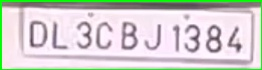
#> input picture ocr-main/output/number_plate_0.jpg, 262 x 70 px; its folder holds only this picture in this run
$ python extract_number.py
#> lines starting #> are read from the running program, lines starting #| are printed output that depends on the picture; after the words box and inside, x2 and y2 are one past the last pixel; in counts of white or black regions, pixels touching at a corner belong together
import cv2
import pytesseract
import os
import re
import numpy as np

# Set Tesseract path
pytesseract.pytesseract.tesseract_cmd = r"C:\Program Files\Tesseract-OCR\tesseract.exe"

current_directory = os.path.dirname(os.path.abspath(__file__))  # Get script's directory

# Folder containing detected number plate images
image_folder = os.path.join(current_directory, "output")
if not os.path.exists(image_folder):
    print(f"Error: The folder '{image_folder}' does not exist!")
    exit()

# OCR Config (Uses PSM 6 for better block text detection)
custom_config = r'--oem 3 --psm 6 -c tessedit_char_whitelist=ABCDEFGHIJKLMNOPQRSTUVWXYZ0123456789'

# ✅ List of valid Indian state codes
valid_state_codes = {
    "DL", "UP", "HR", "MH", "KA", "TN", "MP", "RJ", "PB", "GJ", "WB", "AP", "TS", "BR", "CG",
    "GA", "HP", "JK", "KL", "MN", "ML", "MZ", "NL", "OD", "PY", "SK", "TR", "UK", "JH", "AS"
}

# Function to clean and correct OCR mistakes
def clean_text(text):
    text = text.strip()
    text = re.sub(r'[^A-Z0-9]', '', text)  # Remove unwanted symbols
    return text  # Keep this simple for now

# Function to detect number plate color
def detect_plate_color(image):
    avg_color_per_row = np.average(image, axis=0)
    avg_color = np.average(avg_color_per_row, axis=0)

    # Convert BGR to RGB
    r, g, b = avg_color[2], avg_color[1], avg_color[0]

    # Adjust thresholds for more accurate color detection
    if r > 180 and g > 180 and b > 180:
        return "White"
    elif r > 180 and g < 120 and b < 120:
        return "Red"
    elif r < 120 and g > 180 and b < 120:
        return "Green"
    elif r < 120 and g < 120 and b > 180:
        return "Blue"
    elif r > 180 and g > 180 and b < 120:
        return "Yellow"
    else:
        return "Unknown"


# Process images in the folder
for image_name in os.listdir(image_folder):
    image_path = os.path.join(image_folder, image_name)

    # Read image
    img = cv2.imread(image_path)
#> img is the input picture: shape (70, 262, 3); mean B, G, R 203.8, 207.3, 207.9

    # Detect plate color
    plate_color = detect_plate_color(img)
#> in detect_plate_color, `avg_color_per_row = np.average(image, axis=0)`: avg_color_per_row = 262 rows, first 8: [2.93, 254.8, 0.286], [36.53, 228.6, 39.21], [180.1, 247.1, 191], [215.3, 224.7, 230.2], [215.8, 223, 231.4], [216.8, 223.9, 231.3], [215.8, 223.6, 231], [216.4, 223.8, 229.4]
#> in detect_plate_color, `avg_color = np.average(avg_color_per_row, axis=0)`: avg_color = [203.8, 207.3, 207.9]
#> in detect_plate_color, `r, g, b = avg_color[2], avg_color[1], avg_color[0]`: r = 207.9; g = 207.3; b = 203.8
#> plate_color = 'White'

    # Resize for better OCR (scaling up)
    img = cv2.resize(img, None, fx=2, fy=2, interpolation=cv2.INTER_CUBIC)
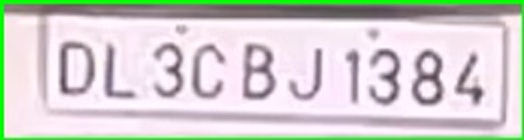
#> img: shape (140, 524, 3); mean B, G, R 203.8, 207.3, 207.9

    # Convert to Grayscale
    gray = cv2.cvtColor(img, cv2.COLOR_BGR2GRAY)
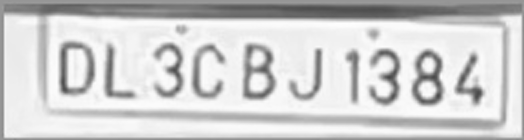
#> gray: shape (140, 524); min 71, max 254, mean 207.1

    # Apply Unsharp Mask (Sharpening)
    sharp = cv2.GaussianBlur(gray, (0, 0), 3)
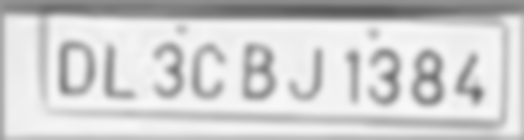
#> sharp: shape (140, 524); min 87, max 249, mean 207.3
    sharpened = cv2.addWeighted(gray, 1.5, sharp, -0.5, 0)

    # Apply Bilateral Filtering (Removes noise but keeps edges)
    filtered = cv2.bilateralFilter(sharpened, 9, 75, 75)

    # Apply Otsu's Thresholding (Better for printed text)
    _, thresh = cv2.threshold(filtered, 0, 255, cv2.THRESH_BINARY + cv2.THRESH_OTSU)
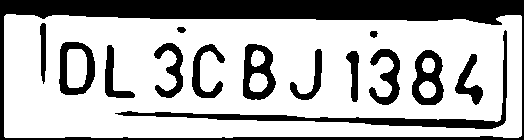
#> thresh: shape (140, 524); 70.1% white; 15 black regions, largest, box (x1, y1, x2, y2) and area: (0, 0, 524, 140) 11875, (115, 30, 507, 129) 2554, (243, 44, 276, 100) 1041

    # Debug: Save the preprocessed image to check OCR input
    debug_path = os.path.join(current_directory, f"debug_{image_name}")
    cv2.imwrite(debug_path, thresh)

    # Use Tesseract OCR
#> (the run stopped early here; a loop or call above may not have finished)

$ run again, on ocr-main/output/number_plate_1.jpg
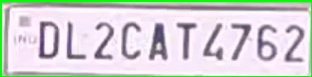
#> input picture ocr-main/output/number_plate_1.jpg, 312 x 77 px
#> img is the input picture: shape (77, 312, 3); mean B, G, R 210.8, 209.7, 210.1
#> avg_color_per_row = 312 rows, first 8: [1.68, 254.7, 0.506], [37.29, 228.9, 37.86], [196.1, 250.4, 199.2], [213.2, 215.9, 218.1], [181.8, 185.2, 188.1], [159.5, 163.4, 165.9], [154.6, 157, 159.6], [168.7, 170, 172.6]
#> avg_color = [210.8, 209.7, 210.1]
#> r = 210.1; g = 209.7; b = 210.8
#> plate_color = 'White'
#> img: shape (154, 624, 3)
#> `sharp = cv2.GaussianBlur(gray, (0, 0), 3)`:
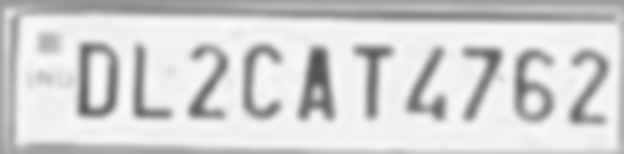
#> sharp: shape (154, 624); min 80, max 250, mean 210.2
#> `_, thresh = cv2.threshold(filtered, 0, 255, cv2.THRESH_BINARY + cv2.TH..`:
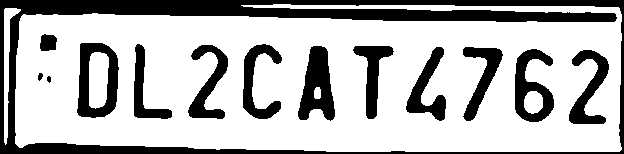
#> thresh: shape (154, 624); 71.4% white; 14 black regions, largest, box (x1, y1, x2, y2) and area: (0, 0, 624, 154) 14219, (298, 46, 335, 121) 1715, (77, 43, 119, 118) 1699

$ run again, on ocr-main/output/number_plate_2.jpg
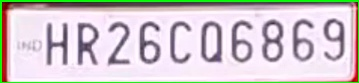
#> input picture ocr-main/output/number_plate_2.jpg, 359 x 83 px
#> img is the input picture: shape (83, 359, 3); mean B, G, R 203.6, 200.9, 208
#> avg_color_per_row = 359 rows, first 8: [1.57, 254.8, 0.373], [24.43, 216.1, 67.57], [0.59, 48.54, 116.2], [11.57, 14.28, 178.8], [18.13, 21.71, 165.5], [29.01, 33.2, 151.4], [68.24, 71.54, 160.6], [137.7, 140.2, 204.7]
#> avg_color = [203.6, 200.9, 208]
#> r = 208; g = 200.9; b = 203.6
#> plate_color = 'White'
#> img: shape (166, 718, 3)
#> `sharp = cv2.GaussianBlur(gray, (0, 0), 3)`:
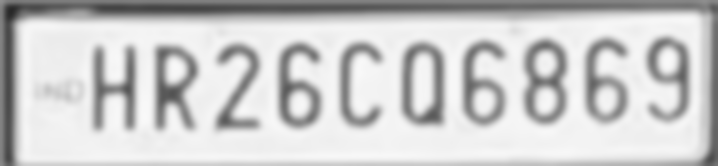
#> sharp: shape (166, 718); min 40, max 249, mean 203.4
#> `_, thresh = cv2.threshold(filtered, 0, 255, cv2.THRESH_BINARY + cv2.TH..`:
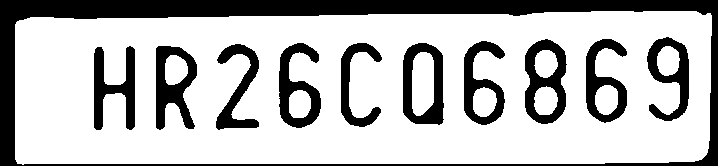
#> thresh: shape (166, 718); 73.1% white; 11 black regions, largest, box (x1, y1, x2, y2) and area: (0, 0, 718, 166) 15722, (525, 39, 567, 124) 1868, (156, 46, 197, 130) 1856

$ run again, on ocr-main/output/number_plate_3.jpg
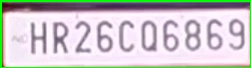
#> input picture ocr-main/output/number_plate_3.jpg, 251 x 68 px
#> img is the input picture: shape (68, 251, 3); mean B, G, R 199.7, 198.4, 201.5
#> avg_color_per_row = 251 rows, first 8: [1.38, 254.8, 0.456], [31.87, 223.8, 50.38], [43.85, 107, 99.57], [131.7, 134.2, 197.5], [163.3, 166.3, 205.9], [188.1, 192.1, 213.3], [209.7, 212.7, 219], [211.9, 215.6, 219.4]
#> avg_color = [199.7, 198.4, 201.5]
#> r = 201.5; g = 198.4; b = 199.7
#> plate_color = 'White'
#> img: shape (136, 502, 3)
#> `sharp = cv2.GaussianBlur(gray, (0, 0), 3)`:
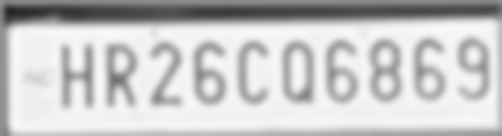
#> sharp: shape (136, 502); min 36, max 249, mean 199.5
#> `_, thresh = cv2.threshold(filtered, 0, 255, cv2.THRESH_BINARY + cv2.TH..`:
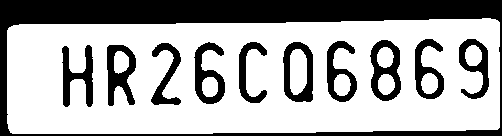
#> thresh: shape (136, 502); 67.3% white; 11 black regions, largest, box (x1, y1, x2, y2) and area: (0, 0, 502, 136) 13843, (107, 45, 136, 106) 980, (370, 40, 401, 101) 968
